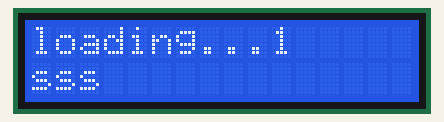
Simulated run of this program. Board: ESP32 board running MicroPython. Parts: 16×2 character LCD. Library files of the repository ran but are not shown: esp32_i2c_1602lcd.py. At 9.3 s the program stops and its outputs stay as they are.

Above: at 0.1 s.
At 1.1 s:
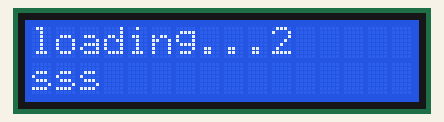
At 2.2 s:
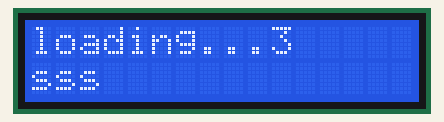
At 4.2 s:
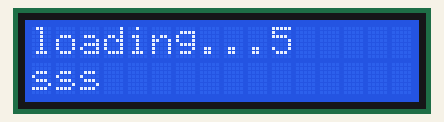
At 6.3 s:
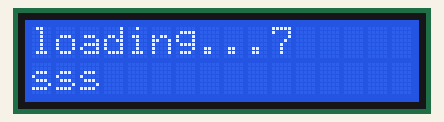
At 8.3 s:
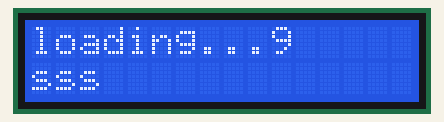

The program:

s_1602.py
```python
import time
from machine import SoftI2C, Pin
from esp32_i2c_1602lcd import I2cLcd


DEFAULT_I2C_ADDR = 0x27
i2c = SoftI2C(sda=Pin(33),scl=Pin(25),freq=100000)
lcd = I2cLcd(i2c, DEFAULT_I2C_ADDR, 2, 16)

for i in range(1, 10):
    lcd.clear()
    lcd.putstr(f"loading...{i}\n")
    lcd.putstr("sss")
    time.sleep(1)

# SDA GPIO15
# SCL GPIO2
# Vcc 5V （3V显示不清楚）
# GND GND
```

Measured:
- what the display in image 0 shows lasts 1.0 s, from 0.1 s to 1.1 s
